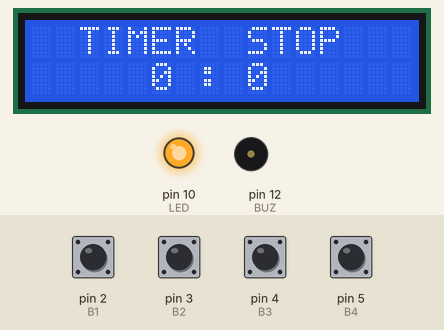
Recording of a sketch running on a simulated Arduino Uno, built with avr-gcc and run on an emulated ATmega328P. Shown: 16×2 character LCD, output pins drawn as LEDs (lit = HIGH), buzzer (waves = sounding, pin HIGH). The test bench sets the inputs (shaded band); at power-on: pin 2 (B1), pin 3 (B2), pin 4 (B3), pin 5 (B4) HIGH.

Above: at 1.2 s.
1.3 s: pin 2 (B1) pulled LOW for 0.15 s
At 2.4 s:
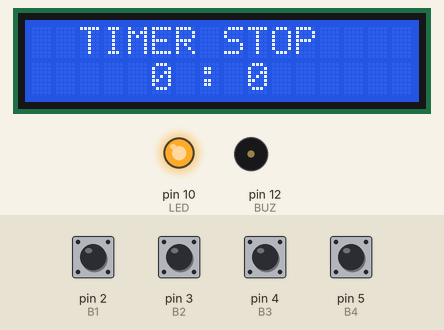
2.9 s: pin 3 (B2) pulled LOW for 0.15 s
At 3.6 s:
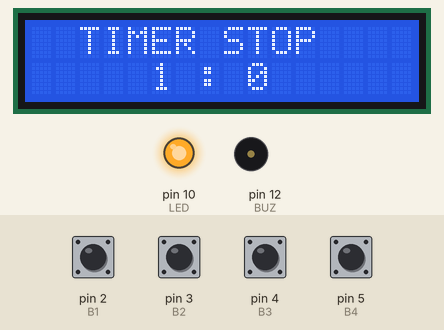
4.5 s: pin 4 (B3) pulled LOW for 0.15 s
At 4.9 s:
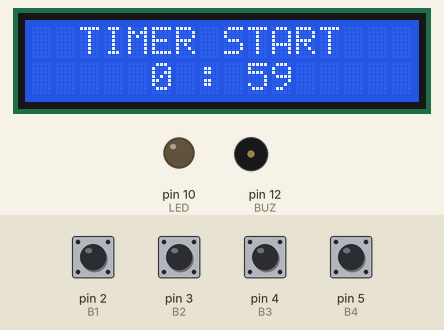
7.6 s: pin 4 (B3) pulled LOW for 1 s
At 8.1 s:
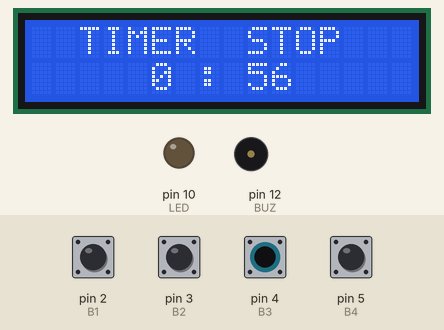
10.1 s: pin 2 (B1) pulled LOW for 1 s
At 11.5 s:
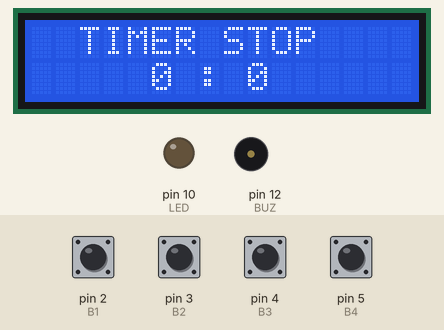
12.6 s: pin 3 (B2) pulled LOW for 1 s
At 13.4 s:
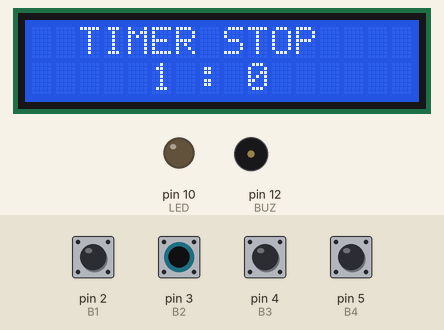
Timing chart, 0 to 15.6 s (numbered marks = the images above; inputs shaded):
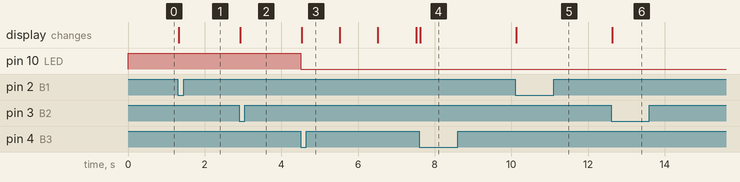

Measured:
- after the input at 1.3 s, the display: changes at once (image 1)
- after the input at 2.9 s, the display: changes at once (image 2)
- after the input at 4.5 s, pin 10 (LED): HIGH → LOW at once; the display: changes at once (image 3)
- after the input at 7.6 s, the display: changes at once (image 4)
- after the input at 10.1 s, the display: changes at once (image 5)
- after the input at 12.6 s, the display: changes at once (image 6)

The sketch:

sketch_apr02a.ino
```cpp
#include "Wire.h"
#include "LiquidCrystal_I2C.h"
LiquidCrystal_I2C LCD(0x27, 16, 2);

#define LED 10
#define BUZ 12
#define B1 2
#define B2 3
#define B3 4
#define B4 5

boolean button1WasUp = true;
boolean button2WasUp = true;
boolean button3WasUp = true;
boolean button4WasUp = true;

byte w = 0;
int SEC = 0;
int MIN = 0;
unsigned long timer;

void setup() {
  pinMode(B1, INPUT_PULLUP);
  pinMode(B2, INPUT_PULLUP);
  pinMode(B3, INPUT_PULLUP);
  pinMode(B4, INPUT_PULLUP);

  pinMode(BUZ, OUTPUT);
  pinMode(LED, OUTPUT);
  digitalWrite(LED, HIGH);

  LCD.begin();
  LCD.backlight();

  LCD.setCursor(2, 0);
  LCD.print("TIMER  STOP");
  LCD.setCursor(5, 1);
  LCD.print(MIN);
  LCD.print(" : ");
  LCD.print(SEC);
}

void loop() {
  boolean button1IsUp = digitalRead(B1);
  boolean button2IsUp = digitalRead(B2);
  boolean button3IsUp = digitalRead(B3);
  boolean button4IsUp = digitalRead(B4);

  if (button1WasUp && !button1IsUp) {
     delay(10);
     button1IsUp = digitalRead(B1);
     if (!button1IsUp) {
        MIN = MIN - 1; SEC = 0;
        if (MIN < 0) { MIN = 0; }
        LCD.clear();
        LCD.setCursor(2, 0);
        LCD.print("TIMER STOP");
        LCD.setCursor(5, 1);
        LCD.print(MIN);
        LCD.print(" : ");
        LCD.print(SEC);
     }
  }
  button1WasUp = button1IsUp;

  if (button2WasUp && !button2IsUp) {
     delay(10);
     button2IsUp = digitalRead(B2);
     if (!button2IsUp) {
        MIN = MIN + 1; SEC = 0;
        LCD.clear();
        LCD.setCursor(2, 0);
        LCD.print("TIMER STOP");
        LCD.setCursor(5, 1);
        LCD.print(MIN);
        LCD.print(" : ");
        LCD.print(SEC);
     }
  }
  button2WasUp = button2IsUp;

  if (button3WasUp && !button3IsUp && MIN > 0) {
     delay(10);
     button3IsUp = digitalRead(B3);
     if (!button3IsUp) {
        if (SEC == 0) { SEC = 60; MIN = MIN - 1; }
        if (MIN < 0 ) { MIN = 0; }
        digitalWrite(LED, LOW);
        w = 1;
     }
  }
  button3WasUp = button3IsUp;

  if (button4WasUp && !button4IsUp) {
     delay(10);
     button4IsUp = digitalRead(B4);
     if (!button4IsUp) {
        MIN = 0; SEC = 0;
        digitalWrite(10, HIGH);
        LCD.clear();
        LCD.setCursor(2, 0);
        LCD.print("TIMER STOP");
        LCD.setCursor(5, 1);
        LCD.print(MIN);
        LCD.print(" : ");
        LCD.print(SEC);
     }
  }
  button4WasUp = button4IsUp;

  while (w == 1 ) {
     if (millis() - timer > 995) {
        timer = millis();
        SEC = SEC - 1;

        if (SEC == 0 && MIN == 0) {
           LCD.clear();
           LCD.setCursor(2, 0);
           LCD.print("TIMER  STOP");
           LCD.setCursor(5, 1);
           LCD.print(MIN);
           LCD.print(" : ");
           LCD.print(SEC);
           digitalWrite(LED, HIGH);
           tone(BUZ, 100);
           delay(500);
           noTone(BUZ);
           w = 0;
        }

        if (SEC == 0) {
           SEC = 59; MIN = MIN - 1;
           if (MIN < 0 ) { MIN = 0; }
        }

        if (w == 1) {
           LCD.clear();
           LCD.setCursor(2, 0);
           LCD.print("TIMER START");
           LCD.setCursor(5, 1);
           LCD.print(MIN);
           LCD.print(" : ");
           LCD.print(SEC);
        }
    }

    boolean button3IsUp = digitalRead(B3);

    if (button3WasUp && !button3IsUp) {
       delay(10);
       button3IsUp = digitalRead(B3);
       if (!button3IsUp) {
          LCD.setCursor(2, 0);
          LCD.print("TIMER  STOP");
          w = 0;
       }
    }
    button3WasUp = button3IsUp;
  }
}
```
